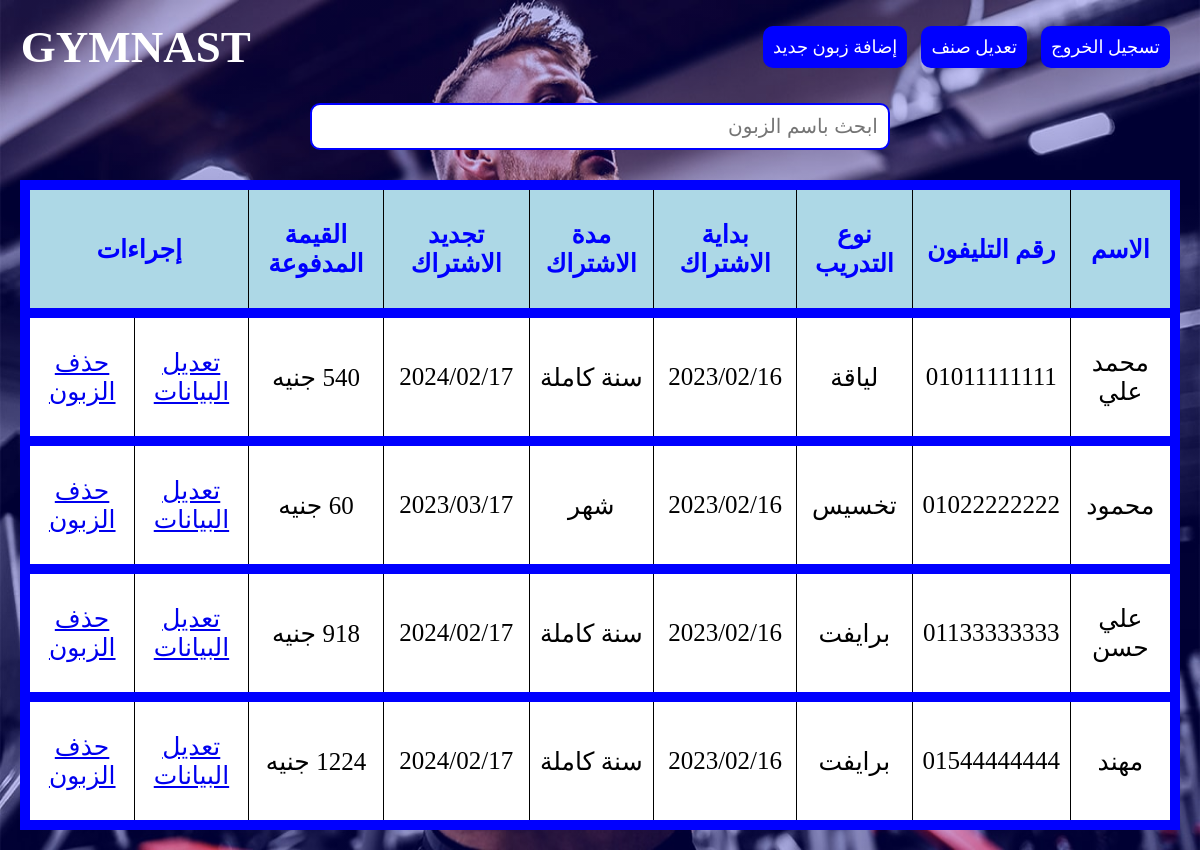
/home.php (signed in), run on the app's committed database.
### tables this page shows
CREATE TABLE `users` (
  `ID` int(11) NOT NULL,
  `Name` varchar(100) NOT NULL,
  `Phone` varchar(15) NOT NULL,
  `TrainingType` varchar(20) NOT NULL,
  `SubscriptionStart` int(11) NOT NULL DEFAULT current_timestamp(),
  `SubscriptionDuration` varchar(20) NOT NULL,
  `Payment` int(11) NOT NULL,
  `Resubscripe` int(11) NOT NULL
);

### home.php (the view, shortened to what this page needs)
<?php
$con = mysqli_connect("localhost", "root", "", "gym");
$select = "SELECT * FROM users";
$selectResult = mysqli_query($con, $select);
?>
<!DOCTYPE html>
<html lang="en">
<head>
    <link rel="stylesheet" href="./css/style.css">
</head>
<body>
    <div id="container">
        <div class="nav">
            <h1>GYMNAST</h1>
            <div class="links">
                <a href="./addnewcustomer.php">إضافة زبون جديد</a>
                <a href="./modifytype.php">تعديل صنف</a>
                <a href="?logout=l">تسجيل الخروج</a>
            </div>
        </div>
        <input type="search" class="search" oninput="filterNames()" placeholder="ابحث باسم الزبون">
        <table>
            <tr>
                <th>الاسم</th>
                <th>رقم التليفون</th>
                <th>نوع التدريب</th>
                <th>بداية الاشتراك</th>
                <th>مدة الاشتراك</th>
                <th>تجديد الاشتراك</th>
                <th>القيمة المدفوعة</th>
                <th colspan="2">إجراءات</th>
            </tr>
            <?php if ($selectResult !== NULL) { ?>
                <?php foreach ($selectResult as $data) { ?>
                    <tr>
                        <td><?php echo $data['Name'] ?></td>
                        <td><?php echo $data['Phone'] ?></td>
                        <td><?php echo $data['TrainingType'] ?></td>
                        <td><?php echo date("Y/m/d", $data['SubscriptionStart']) ?></td>
                        <td><?php echo $data['SubscriptionDuration'] ?></td>
                        <td><?php echo date("Y/m/d", $data['Resubscripe']) ?></td>
                        <td><?php echo $data['Payment'] ?> <bdi>جنيه</bdi></td>
                        <td><a href="./modifycustomer.php?id=<?php echo $data['ID'] ?>">تعديل البيانات</a></td>
                        <td><a href="?remove=<?php echo $data['ID'] ?>">حذف الزبون</a></td>
                    </tr>
            <?php }
            } ?>
        </table>
    </div>
</body>
</html>

### css/style.css (style rules this page uses)
* { margin: 0.1px; padding: 0.1px; }
#container { width: 100%; min-height: 99.8vh; background-image: linear-gradient(to left, rgba(0, 0, 255, 0.2), rgba(0, 0, 255, 0.2)), url("../img/carousel-1.jpg"); background-size: 100% 100%; position: relative; padding: 20px; box-sizing: border-box; }
#container .nav { width: 100%; display: flex; justify-content: space-between; align-items: center; }
#container .nav a { display: inline-block; text-decoration: none; padding: 10px; font-size: 18px; background-color: blue; color: white; border-radius: 10px; margin-right: 10px; }
#container .nav h1 { color: white; font-size: 45px; }
#container input[type="search"] { display: block; width: 50%; margin: 30px auto; border: 2px solid blue; padding: 10px; font-size: 20px; outline: none; direction: rtl; border-radius: 10px; }
#container table { border-collapse: collapse; text-align: center; direction: rtl; margin: auto; }
#container table th, #container table td { border: 1px solid black; border-bottom: 10px solid blue; padding: 30px 10px; font-size: 25px; }
#container table th { border-top: 10px solid blue; }
#container table tr th:first-child, #container table tr td:first-child { border-right: 10px solid blue; }
#container table tr th:last-child, #container table tr td:last-child { border-left: 10px solid blue; }
#container table th { background-color: lightblue; color: blue; }
#container table td { background-color: white; }

### data on the page
users: Name "محمد علي", Phone "01011111111", TrainingType "لياقة", SubscriptionStart "2023/02/16", SubscriptionDuration "سنة كاملة", Resubscripe "2024/02/17"
users: Name "محمود", Phone "01022222222", TrainingType "تخسيس", SubscriptionStart "2023/02/16", SubscriptionDuration "شهر", Resubscripe "2023/03/17"
users: Name "علي حسن", Phone "01133333333", TrainingType "برايفت", SubscriptionStart "2023/02/16", SubscriptionDuration "سنة كاملة", Resubscripe "2024/02/17"
users: Name "مهند", Phone "01544444444", TrainingType "برايفت", SubscriptionStart "2023/02/16", SubscriptionDuration "سنة كاملة", Resubscripe "2024/02/17"
